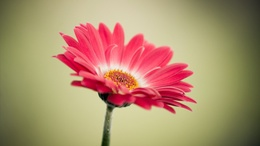
%> input picture flower2.jpg, 260 x 146 px, shrunk from 1920 x 1080 before the run
$ octave LossyJPEG.m   (GNU Octave 9; MATLAB toolbox functions it lacks are replaced by stand-ins)
%> lines starting %> are read from the running program, lines starting %| are printed output that depends on the picture
### Testing/Tables.m
%% Tables

%% Luminance quantization table (page 143)
qTable{1} = [ ...
    16 11 10 16 124 140 151 161;
    12 12 14 19 126 158 160 155;
    14 13 16 24 140 157 169 156;
    14 17 22 29 151 187 180 162;
    18 22 37 56 168 109 103 177;
    24 35 55 64 181 104 113 192;
    49 64 78 87 103 121 120 101;
    72 92 95 98 112 100 103 199];

%% Chrominance quantization tables (page 143)
qTable{2} = [ ...
    17 18 24 47 99 99 99 99;
    18 21 26 66 99 99 99 99;
    24 26 56 99 99 99 99 99;
    47 66 99 99 99 99 99 99;
    99 99 99 99 99 99 99 99;
    99 99 99 99 99 99 99 99;
    99 99 99 99 99 99 99 99;
    99 99 99 99 99 99 99 99];

qTable{3} = qTable{2};

%% ZigZag Table 8x8
zigZagTable = [ ...
    1  2  6  7  15 16 28 29;
    3  5  8  14 17 27 30 43;
    4  9  13 18 26 31 42 44;
    10 12 19 25 32 41 45 54;
    11 20 24 33 40 46 53 55;
    21 23 34 39 47 52 56 61;
    22 35 38 48 51 57 60 62;
    36 37 49 50 58 59 63 64];

%% Table for luminance DC coefficient differences (page 149)
DCCategoryCode{1} = [ ...
    "00"
    "010"
    "011"
    "100"
    "101"
    "110"
    "1110"
    "11110"
    "111110"
    "1111110"
    "11111110"
    "111111110"
    ];

%% Table for chrominance DC coefficient differences (page 149)
DCCategoryCode{2} = [ ...
    "00"
    "01"
    "10"
    "110"
    "1110"
    "11110"
    "111110"
    "1111110"
    "11111110"
    "111111110"
    "1111111110"
    "11111111110"
    ];

DCCategoryCode{3} = DCCategoryCode{2};

%% Table for luminance AC coefficients  (page 150)
ACCategoryCode{1} = [ ...
    "1010" % EOB
    "00"
    "01"
    "100"
    "1011"
    "11010"
    "1111000"
    "11111000"
    "1111110110"
    "1111111110000010"
    "1111111110000011"
    "1100"
    "11011"
    "1111001"
    "111110110"
    "11111110110"
    "1111111110000100"
    "1111111110000101"
    "1111111110000110"
    "1111111110000111"
    "1111111110001000"
    "11100"
    "11111001"
    "1111110111"
    "111111110100"
    "1111111110001001"
    "1111111110001010"
    "1111111110001011"
    "1111111110001100"
    "1111111110001101"
    "1111111110001110"
    "111010"
    "111110111"
    "111111110101"
    "1111111110001111"
    "1111111110010000"
    "1111111110010001"
    "1111111110010010"
    "1111111110010011"
    "1111111110010100"
    "1111111110010101"
    "111011"
    "1111111000"
    "1111111110010110"
    "1111111110010111"
    "1111111110011000"
    "1111111110011001"
    "1111111110011010"
    "1111111110011011"
    "1111111110011100"
    "1111111110011101"
    "1111010"
    "11111110111"
    "1111111110011110"
    "1111111110011111"
    "1111111110100000"
    "1111111110100001"
    "1111111110100010"
    "1111111110100011"
    "1111111110100100"
    "1111111110100101"
    "1111011"
    "111111110110"
    "1111111110100110"
    "1111111110100111"
    "1111111110101000"
    "1111111110101001"
    "1111111110101010"
    "1111111110101011"
    "1111111110101100"
    "1111111110101101"
    "11111010"
    "111111110111"
    "1111111110101110"
    "1111111110101111"
    "1111111110110000"
    "1111111110110001"
    "1111111110110010"
    "1111111110110011"
    "1111111110110100"
    "1111111110110101"
    "111111000"
    "111111111000000"
    "1111111110110110"
    "1111111110110111"
    "1111111110111000"
    "1111111110111001"
    "1111111110111010"
    "1111111110111011"
    "1111111110111100"
    "1111111110111101"
    "111111001"
    "1111111110111110"
    "1111111110111111"
    "1111111111000000"
    "1111111111000001"
    "1111111111000010"
    "1111111111000011"
    "1111111111000100"
    "1111111111000101"
    "1111111111000110"
    "111111010"
    "1111111111000111"
    "1111111111001000"
    "1111111111001001"
    "1111111111001010"
    "1111111111001011"
    "1111111111001100"
    "1111111111001101"
    "1111111111001110"
    "1111111111001111"
    "1111111001"
    "1111111111010000"
    "1111111111010001"
    "1111111111010010"
    "1111111111010011"
    "1111111111010100"
    "1111111111010101"
    "1111111111010110"
    "1111111111010111"
    "1111111111011000"
    "1111111010"
    "1111111111011001"
    "1111111111011010"
    "1111111111011011"
    "1111111111011100"
    "1111111111011101"
    "1111111111011110"
    "1111111111011111"
    "1111111111100000"
    "1111111111100001"
    "11111111000"
    "1111111111100010"
    "1111111111100011"
    "1111111111100100"
    "1111111111100101"
    "1111111111100110"
    "1111111111100111"
    "1111111111101000"
    "1111111111101001"
    "1111111111101010"
    "1111111111101011"
    "1111111111101100"
    "1111111111101101"
    "1111111111101110"
    "1111111111101111"
    "1111111111110000"
    "1111111111110001"
    "1111111111110010"
    "1111111111110011"
    "1111111111110100"
    "11111111001" %ZRL
    "1111111111110101"
    "1111111111110110"
    "1111111111110111"
    "1111111111111000"
    "1111111111111001"
    "1111111111111010"
    "1111111111111011"
    "1111111111111100"
    "1111111111111101"
    "1111111111111110"
    ];

%% Table for chrominance AC coefficients  (page 150)
ACCategoryCode{2} = [...
    "00" % EOB
    "01"
    "100"
    "1010"
    "11000"
    "11001"
    "111000"
    "1111000"
    "111110100"
    "1111110110"
    "111111110100"
    "1011"
    "111001"
    "11110110"
    "111110101"
    "11111110110"
    "111111110101"
    "1111111110001000"
    "1111111110001001"
    "1111111110001010"
    "1111111110001011"
    "11010"
    "11110111"
    "1111110111"
    "111111110110"
    "111111111000010"
    "1111111110001100"
    "1111111110001101"
    "1111111110001110"
    "1111111110001111"
    "1111111110010000"
    "11011"
    "11111000"
    "1111111000"
    "111111110111"
    "1111111110010001"
    "1111111110010010"
    "1111111110010011"
    "1111111110010100"
    "1111111110010101"
    "1111111110010110"
    "111010"
    "111110110"
    "1111111110010111"
    "1111111110011000"
    "1111111110011001"
    "1111111110011010"
    "1111111110011011"
    "1111111110011100"
    "1111111110011101"
    "1111111110011110"
    "111011"
    "1111111001"
    "1111111110011111"
    "1111111110100000"
    "1111111110100001"
    "1111111110100010"
    "1111111110100011"
    "1111111110100100"
    "1111111110100101"
    "1111111110100110"
    "1111001"
    "11111110111"
    "1111111110100111"
    "1111111110101000"
    "1111111110101001"
    "1111111110101010"
    "1111111110101011"
    "1111111110101100"
    "1111111110101101"
    "1111111110101110"
    "1111010"
    "11111111000"
    "1111111110101111"
    "1111111110110000"
    "1111111110110001"
    "1111111110110010"
    "1111111110110011"
    "1111111110110100"
    "1111111110110101"
    "1111111110110110"
    "11111001"
    "1111111110110111"
    "1111111110111000"
    "1111111110111001"
    "1111111110111010"
    "1111111110111011"
    "1111111110111100"
    "1111111110111101"
    "1111111110111110"
    "1111111110111111"
    "111110111"
    "1111111111000000"
    "1111111111000001"
    "1111111111000010"
    "1111111111000011"
    "1111111111000100"
    "1111111111000101"
    "1111111111000110"
    "1111111111000111"
    "1111111111001000"
    "111111000"
    "1111111111001001"
    "1111111111001010"
    "1111111111001011"
    "1111111111001100"
    "1111111111001101"
    "1111111111001110"
    "1111111111001111"
    "1111111111010000"
    "1111111111010001"
    "111111001"
    "1111111111010010"
    "1111111111010011"
    "1111111111010100"
    "1111111111010101"
    "1111111111010110"
    "1111111111010111"
    "1111111111011000"
    "1111111111011001"
    "1111111111011010"
    "111111010"
    "1111111111011011"
    "1111111111011100"
    "1111111111011101"
    "1111111111011110"
    "1111111111011111"
    "1111111111100000"
    "1111111111100001"
    "1111111111100010"
    "1111111111100011"
    "11111111001"
    "1111111111100100"
    "1111111111100101"
    "1111111111100110"
    "1111111111100111"
    "1111111111101000"
    "1111111111101001"
    "1111111111101010"
    "1111111111101011"
    "1111111111101100"
    "11111111100000"
    "1111111111101101"
    "1111111111101110"
    "1111111111101111"
    "1111111111110000"
    "1111111111110001"
    "1111111111110010"
    "1111111111110011"
    "1111111111110100"
    "1111111111110101"
    "1111111010" % ZRL
    "111111111000011"
    "1111111111110110"
    "1111111111110111"
    "1111111111111000"
    "1111111111111001"
    "1111111111111010"
    "1111111111111011"
    "1111111111111100"
    "1111111111111101"
    "1111111111111110"
    ];

ACCategoryCode{3} = ACCategoryCode{2};

### Testing/LossyJPEG.m
% Konstantinos Letros 8851
% Multimedia Systems Project

%% Clean the screen

clc
clear

%% Testing

originalImage = imread('flower2.jpg');
%> originalImage is the input picture: size 146x260x3 uint8; mean R, G, B 174.4, 143.8, 110.8
figure
imshow(originalImage)

subimg = [4,2,0];
qScale = 1;

JPEGenc = JPEGencode(originalImage,subimg,qScale);
imgREC = JPEGdecode(JPEGenc,subimg,qScale);
% [26 lines not run here, left out]
function [imageY, imageCb, imageCr] = convert2ycbcr(imageRBG, subimg)
%> called with subimg = [4 2 0]

% Transformation Matrix
Tycbcr = [.299,.587,.114;
    -.168736,-.331264,.5;
    .5,-.418688,-.081312];

newImg = zeros(size(imageRBG));
n = zeros(3,1);

% Transformation from RGB to YCbCr
for i = 1:size(imageRBG,1)
    for j = 1:size(imageRBG,2)
        n(:,1) = imageRBG(i,j,1:3);
        newImg(i,j,1:3) = [0,128,128]'+Tycbcr*n;
    end
end
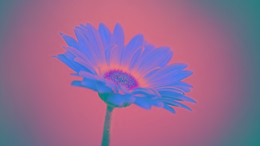
%> newImg: size 146x260x3 double; mean R, G, B 149.2, 106.3, 146
%> after the loop, n = [29; 35; 25]

while mod(size(newImg,1),16)~=0
    newImg(end,:,:)= [];
end
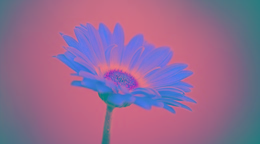
%> newImg: size 144x260x3 double; mean R, G, B 149.5, 106.3, 146.2
while mod(size(newImg,2),16)~=0
    newImg(:,end,:)= [];
end
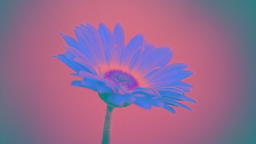
%> newImg: size 144x256x3 double; mean R, G, B 150.7, 106.2, 146.5

imageY  = newImg(:,:,1);
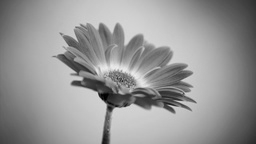
%> imageY: size 144x256 double; min 0.228, max 236.9, mean 150.7

if isequal(subimg,[4,4,4])

    imageCb = newImg(:,:,2);
    imageCr = newImg(:,:,3);

elseif isequal(subimg,[4,2,2])

    imageCb = newImg(:,1:2:end,2);
    imageCr = newImg(:,1:2:end,3);

elseif isequal(subimg,[4,2,0])

    imageCb = newImg(1:2:end,1:2:end,2);
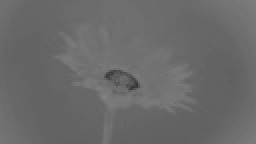
%> imageCb: size 72x128 double (shown 2 times larger); min 53, max 129, mean 106.2
    imageCr = newImg(1:2:end,1:2:end,3);
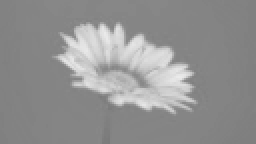
%> imageCr: size 72x128 double (shown 2 times larger); min 122.2, max 235.8, mean 146.5

else
    fprintf("Subsampling Vector: ")
    disp(subimg)
    error("Invalid Subsampling Vector. Use [4 4 4] or [4 2 2] or [4 2 0] instead.")
end
end

%% Convert YCbCr Image to RGB Image
% [45 lines left out: function convert2rgb, not called in this run]

%% Discrete Cosine Transform of a block
% [5 lines left out: function blockDCT, not called in this run]

%% Inverse Discrete Cosine Transform of a dct Block
% [5 lines left out: function iBlockDCT, not called in this run]

%% Quantizer
% [5 lines left out: function quantizeJPEG, not called in this run]

%% De-Quantizer
% [5 lines left out: function dequantizeJPEG, not called in this run]

%% Run Length Encoding
% [47 lines left out: function runLength, not called in this run]

%% Inverse Run Length Encoding
% [29 lines left out: function irunLength, not called in this run]

%% Huffman Encoding
% [65 lines left out: function huffEnc, not called in this run]

%% Huffman Decoding
function runSymbols = huffDec(huffStream)

global DCTable
global ACTable

% Convert bytes to binary stream
binaryStream = [];
for i = 1:length(huffStream)
    binaryStream = [binaryStream,de2bi(huffStream(i),8,'left-msb')];
end

% Initialize
k=1;
bit = 1;
stop = 2;

% Convert binary vector to string
strStream = sprintf('%d',binaryStream(bit:stop));

% DC Difference Coefficient
% Repeat until unique reference (DC Table)
while length(find(DCTable==strStream))~=1
    stop = stop + 1;
    strStream = sprintf('%d',binaryStream(bit:stop));
end

category = find(DCTable==strStream)-1;
bit = stop + 1;
stop = stop + category;

if category == 0 % DC = 0
    DCdiff = 0;
    stop = stop + 1;
else
    % 0 -> Negative Sign
    if binaryStream(bit)==0
        DCdiff = -bi2de(~binaryStream(bit:stop),'left-msb');
    else
        DCdiff = bi2de(binaryStream(bit:stop),'left-msb');
    end
end
% Add DC to runSymbols
runSymbols(k,:)= [0 , DCdiff];

stop = stop + 1;
bit = stop;
k = k + 1;

% AC Coefficients
while bit < length(binaryStream)

    % Convert binary vector to string
    strStream = sprintf('%d',binaryStream(bit:stop));

    % Repeat until unique reference (ACTable)
    while length(find(ACTable==strStream))~=1
        stop = stop + 1;
        strStream = sprintf('%d',binaryStream(bit:stop));
    end

    if isequal(strStream , ACTable{1}) % EOB
        runSymbols(k,:)= [0,0];
        break;
    end

    indexAC = find(ACTable==strStream)-1;
    precZeros = fix(indexAC/10);
    category = mod(indexAC,10);
    if indexAC > 151
        category = category - 1;
    end

    bit = stop + 1;
    stop = stop + category;

    if isequal(strStream , ACTable{152}) % ZRL
        runSymbols(k,:)= [15,0];
        k = k + 1;
        stop = stop + 1;
        bit = stop;
        continue;
    end

    % 0 -> Negative Sign
    if binaryStream(bit)==0
        AC = -bi2de(~binaryStream(bit:stop),'left-msb');
    else
        AC = bi2de(binaryStream(bit:stop),'left-msb');
    end

    runSymbols(k,:)= [precZeros,AC];
    k = k + 1;
    stop = stop + 1;
    bit = stop;
end

end

%% JPEG Encoding
function JPEGenc = JPEGencode(img, subimg, qScale)

global Nx;
Tables;

YCbCr = cell(1,3);
[YCbCr{1},YCbCr{2},YCbCr{3}] = convert2ycbcr(img,subimg);

dim = size(YCbCr{1},1)/8+2*size(YCbCr{2},1)/8 + ...
    size(YCbCr{1},2)/8+2*size(YCbCr{2},2)/8;
%> dim = 100

JPEGenc = cell(dim+1,1);
%> JPEGenc = 101 items

tables.qTableL = qTable{1};
tables.qTableC = qTable{2};
tables.DCL = DCCategoryCode{1};
tables.DCC = DCCategoryCode{2};
tables.ACL = ACCategoryCode{1};
tables.ACC = ACCategoryCode{2};

JPEGenc{1} = tables;

count = 2;

for blockType = 1 : 3

    DCpred = 0;

    for indHor = 1 : size(YCbCr{blockType},1)/8
        for indVer = 1 : size(YCbCr{blockType},2)/8

            Nx.blkType = blockType;
            Nx.indHor = indHor;
            Nx.indVer = indVer;
            Nx.DCTable = DCCategoryCode{blockType};
            Nx.ACTable = ACCategoryCode{blockType};

            if blockType == 1
                qTable = tables.qTableL;
            else
                qTable = tables.qTableC;
            end

            block = YCbCr{blockType}((indHor-1)*8 + 1:indHor*8,(indVer-1)*8 + 1:indVer*8);
            dctBlock = blockDCT(block);

            qBlock = quantizeJPEG(dctBlock,qTable,qScale);

            runSymbols = runLength(qBlock,DCpred);
            DCpred = qBlock(1,1);

            Nx.huffStream = huffEnc(runSymbols);

            JPEGenc{count} = Nx;
            count = count + 1;
        end
    end
end
%> after the loop, JPEGenc = 865 items; Nx = {blkType 3, indHor 9, indVer 16, huffStream 64}; count = 866; qTable = [17 18 24 47 99 99 99 99; 18 21 26 66 99 99 99 99; 24 26 56 99 99 99 99 99; 47 66 99 99 99 99 99 99; 99 99 99 99 99 99 99 99; 99 99 99 99 99 99 99 99; 99 99 99 99 99 99 99 99; 99 99 99 99 99 99 99 99]
%> `JPEGenc = JPEGencode(originalImage,subimg,qScale);`: JPEGenc = 865 items

end

%% JPEG Decode
function imgRec = JPEGdecode(JPEGenc, subimg, qScale)
%> called with subimg = [4 2 0], qScale = 1

global DCTable
global ACTable

YCbCr = cell(1,3);

for count = 2 : length(JPEGenc)

    blockType = JPEGenc{count}.blkType;
    indHor  = JPEGenc{count}.indHor;
    indVer  = JPEGenc{count}.indVer;

    DCTable = JPEGenc{count}.DCTable;
    ACTable = JPEGenc{count}.ACTable;

    if blockType == 1
                qTable = JPEGenc{1}.qTableL;
            else
                qTable = JPEGenc{1}.qTableC;
     end

    if indHor == 1 && indVer == 1
        DCpred = 0;
    end

    runSymbols = huffDec(JPEGenc{count}.huffStream);

    qBlock = irunLength(runSymbols,DCpred);

    DCpred = qBlock(1,1);

    dctBlock = dequantizeJPEG(qBlock,qTable,qScale);
    block = iBlockDCT(dctBlock);

    YCbCr{blockType}((indHor-1)*8 + 1:indHor*8,(indVer-1)*8 + 1:indVer*8) = block;

end
%> this loop made 1 pass
%> (blockType, indHor, indVer, DCpred) on pass 1: (1, 1, 1, 0)
%> (the run ends here)
